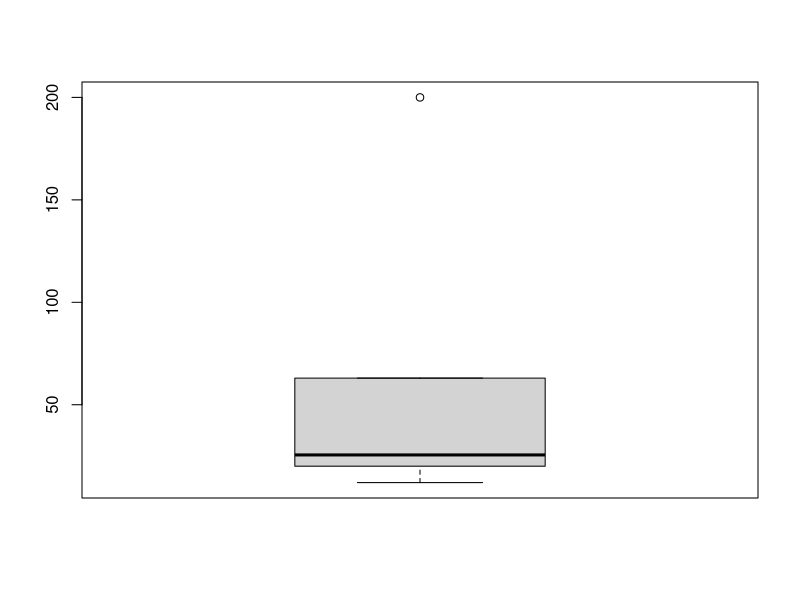

The R source for this figure:
## ---- chunk 1
#formula de coeficiente de variacion (identificacion de datos homogeneos o heterogeneos)
coef_var <- function(x){
  sd(x)/mean(x)
}

## ---- chunk 2
#Varianza (“promedio” de las diferencias al cuadrado entre cada valor y la media.)
varianza <- function(x){
  var(x)
}
## ---- chunk 3
#La desviación estándar es una medida que indica qué tanto se alejan, en promedio, los datos de la media.
desviacion_estandar <- function(x){
  sd(x)
}
## ---- chunk 4
#El rango intercuartílico (IQR, por sus siglas en inglés) es una medida de dispersión estadística que indica la diferencia entre el tercer cuartil (Q3) y el primer cuartil (Q1) de un conjunto de datos. Se usa el type 3.
rango_intercuartilico <- function(x){
  IQR(x, type=3)
}
## ---- chunk 5
#Un cuantil es un valor que divide un conjunto de datos ordenados en partes iguales. Por ejemplo, el cuantil 0.25 (Q1) es el valor que separa el 25% inferior de los datos del 75% superior.
cuantil <- function(x, q){
  quantile(x, probs = q, type=3)
}
## ---- chunk 6
edad <- c(12,20,25,26,63,200)
caja <- boxplot(edad)
caja
caja$out #valores atipicos
## ---- chunk 7
#Los valores ordenados son los datos organizados en orden ascendente o descendente.
edad[order(edad)]
